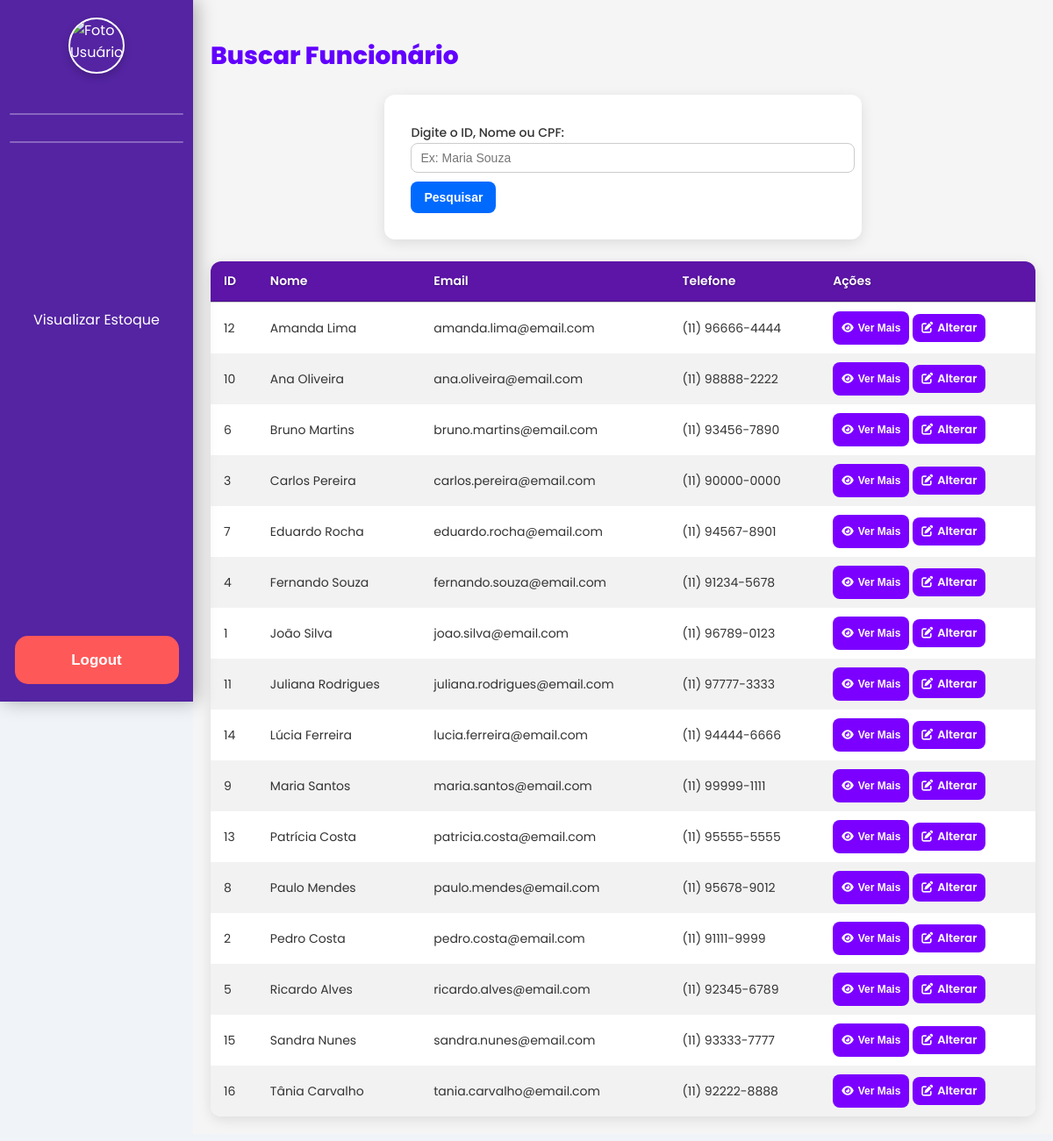
/Site_Senna/buscar_funcionario.php, run on an earlier commit of the app's database.
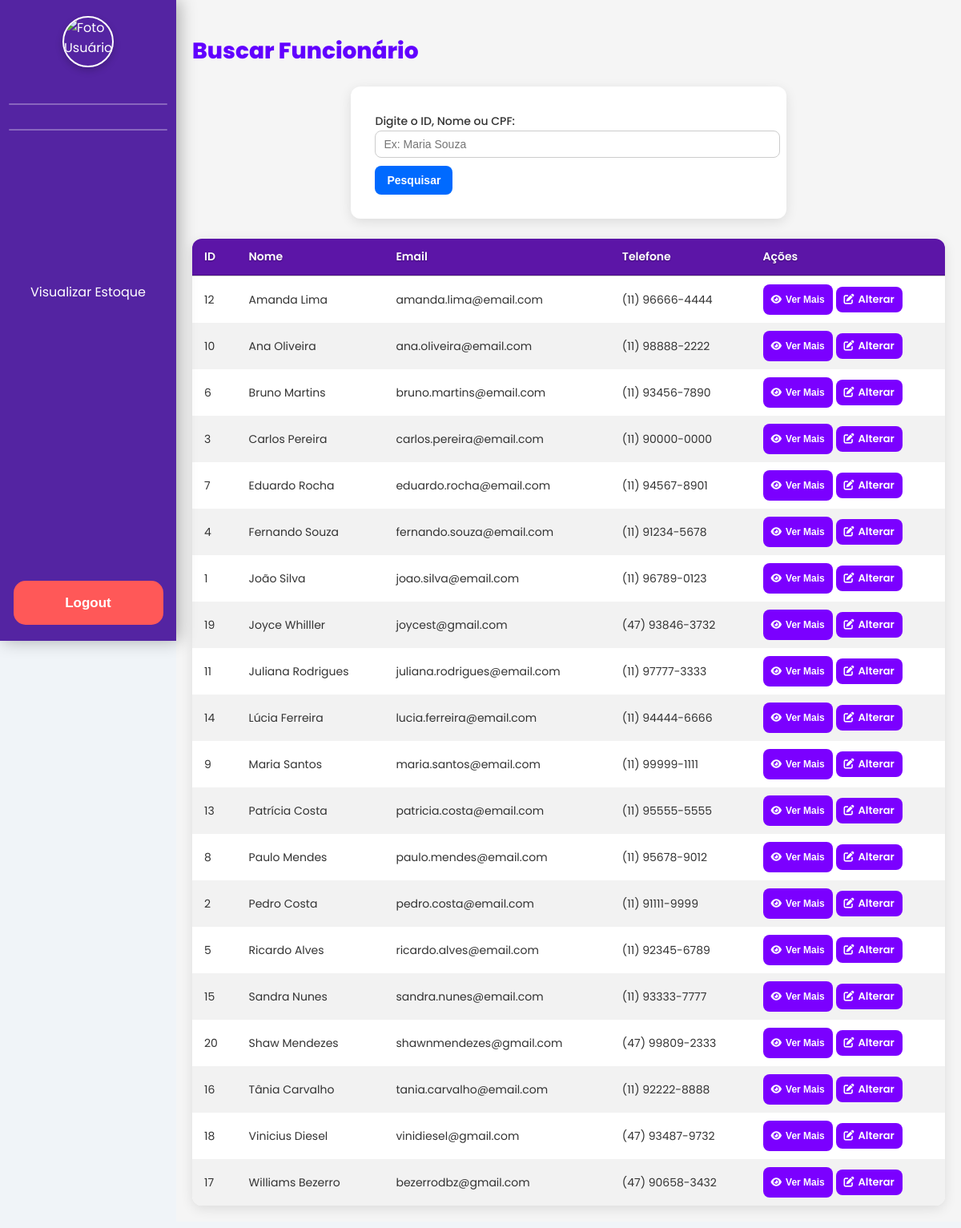
And on a later commit of the database.
### tables this page shows
CREATE TABLE IF NOT EXISTS `funcionario` (
  `id_funcionario` int NOT NULL AUTO_INCREMENT,
  `id_usuario` int NOT NULL,
  `nome_funcionario` varchar(191) NOT NULL,
  `cargo` varchar(70) DEFAULT NULL,
  `salario` decimal(10,2) DEFAULT NULL,
  `endereco` varchar(191) DEFAULT NULL,
  `imagem` longblob,
  `cpf` varchar(14) DEFAULT NULL,
  `telefone` varchar(15) DEFAULT NULL,
  `data_admissao` date DEFAULT NULL,
  `data_nascimento` date DEFAULT NULL,
  PRIMARY KEY (`id_funcionario`),
  UNIQUE KEY `id_usuario` (`id_usuario`),
  UNIQUE KEY `cpf` (`cpf`)
);

CREATE TABLE IF NOT EXISTS `usuario` (
  `id_usuario` int NOT NULL AUTO_INCREMENT,
  `nome_usuario` varchar(191) NOT NULL,
  `email` varchar(191) NOT NULL,
  `senha` varchar(191) NOT NULL,
  `id_perfil` int NOT NULL,
  `senha_temporaria` tinyint(1) DEFAULT '0',
  `imagem_usuario` longblob,
  PRIMARY KEY (`id_usuario`),
  UNIQUE KEY `email` (`email`),
  KEY `id_perfil` (`id_perfil`)
);

### Site_Senna/buscar_funcionario.php (the view, shortened to what the changed rows need)
<?php
require_once 'includes/conexao.php';
if ($_SERVER["REQUEST_METHOD"] === "POST" && !empty($_POST['busca'])) {
    $busca = trim($_POST['busca']);
    if (strlen($busca) == 14) {
        $sql = "SELECT f.*, u.id_usuario, u.email
                FROM funcionario f
                INNER JOIN usuario u ON f.id_usuario = u.id_usuario
                WHERE f.cpf = :cpf";
        $stmt = $pdo->prepare($sql);
        $stmt->bindParam(':cpf', $busca, PDO::PARAM_STR);
    }elseif (is_numeric($busca)) {
        $sql = "SELECT f.*, u.id_usuario, u.email
                FROM funcionario f
                INNER JOIN usuario u ON f.id_usuario = u.id_usuario
                WHERE f.id_funcionario = :busca
                ORDER BY f.nome_funcionario ASC";
        $stmt = $pdo->prepare($sql);
        $stmt->bindParam(':busca', $busca, PDO::PARAM_INT);
    } else {
        $sql = "SELECT f.*, u.id_usuario, u.email
                FROM funcionario f
                INNER JOIN usuario u ON f.id_usuario = u.id_usuario
                WHERE f.nome_funcionario LIKE :busca_nome
                ORDER BY f.nome_funcionario ASC";
        $stmt = $pdo->prepare($sql);
        $stmt->bindValue(':busca_nome', "$busca%", PDO::PARAM_STR);
    }
} else {
    $sql = "SELECT f.*, u.id_usuario, u.email
            FROM funcionario f
            INNER JOIN usuario u ON f.id_usuario = u.id_usuario
            ORDER BY f.nome_funcionario ASC";
    $stmt = $pdo->prepare($sql);
}
$stmt->execute();
$funcionarios = $stmt->fetchAll();
?>
<!DOCTYPE html>
<html lang="pt-br">
<head>
<link rel="stylesheet" href="css/modal.css">
<link rel="stylesheet" href="css/main_css.css">
<link rel="stylesheet" href="https://cdnjs.cloudflare.com/ajax/libs/font-awesome/6.4.0/css/all.min.css">
</head>
<body>
<div class="container">
    <div class="conteudo">
        <div class="titulo">
            <h2>Buscar Funcionário</h2>
        </div>
<br>
        <div class="formulario-coluna tabela">
            <?php if (!empty($funcionarios)): ?>
                <table>
                    <thead>
                        <tr>
                            <th>ID</th>
                            <th>Nome</th>
                            <th>Email</th>
                            <th>Telefone</th>
                            <th>Ações</th>
                        </tr>
                    </thead>
                    <tbody>
                        <?php foreach ($funcionarios as $f): ?>
                            <tr>
                                <td><?= htmlspecialchars($f['id_funcionario']) ?></td>
                                <td><?= htmlspecialchars($f['nome_funcionario']) ?></td>
                                <td><?= htmlspecialchars($f['email']) ?></td>
                                <td><?= htmlspecialchars($f['telefone']) ?></td>
                                <td>
                                    <button class="ver-mais-btn" style="padding: 12px 10px; font-size: 12px; width: auto;"
                                        data-id="<?= htmlspecialchars($f['id_funcionario']) ?>"
                                        data-nome="<?= htmlspecialchars($f['nome_funcionario']) ?>"
                                        data-cpf="<?= htmlspecialchars($f['cpf']) ?>"
                                        data-nascimento="<?= htmlspecialchars($f['data_nascimento']) ?>"
                                        data-endereco="<?= htmlspecialchars($f['endereco']) ?>"
                                        data-telefone="<?= htmlspecialchars($f['telefone']) ?>"
                                        data-cargo="<?= htmlspecialchars($f['cargo']) ?>"
                                        data-salario="<?= number_format($f['salario'], 2, ',', '.') ?>"
                                        data-admissao="<?= htmlspecialchars($f['data_admissao']) ?>"
                                        data-usuario-id="<?= htmlspecialchars($f['id_usuario']) ?>"
                                        data-email="<?= htmlspecialchars($f['email']) ?>">
                                        <i class="fa-solid fa-eye"></i> Ver Mais
                                    </button>
                                                <a href="alterar_funcionario.php?busca=<?= htmlspecialchars($f['id_funcionario']) ?>">
                                                    <i class="fa-solid fa-pen-to-square"></i> Alterar
                                                </a>
                                            </div>
                                        </td>
                                    </tr>
                                <?php endforeach; ?>
                <?php else: ?>
                    <p>Nenhum funcionário encontrado.</p>
                <?php endif; ?>
<br>
</body>
</html>

What changed in the data, as far as the page shows it:
added funcionario: id_funcionario "19", nome_funcionario "Joyce Whilller", id_usuario.email "joycest@gmail.com", telefone "(47) 93846-3732"
added funcionario: id_funcionario "20", nome_funcionario "Shaw Mendezes", id_usuario.email "shawnmendezes@gmail.com", telefone "(47) 99809-2333"
added funcionario: id_funcionario "18", nome_funcionario "Vinicius Diesel", id_usuario.email "vinidiesel@gmail.com", telefone "(47) 93487-9732"
added funcionario: id_funcionario "17", nome_funcionario "Williams Bezerro", id_usuario.email "bezerrodbz@gmail.com", telefone "(47) 90658-3432"
